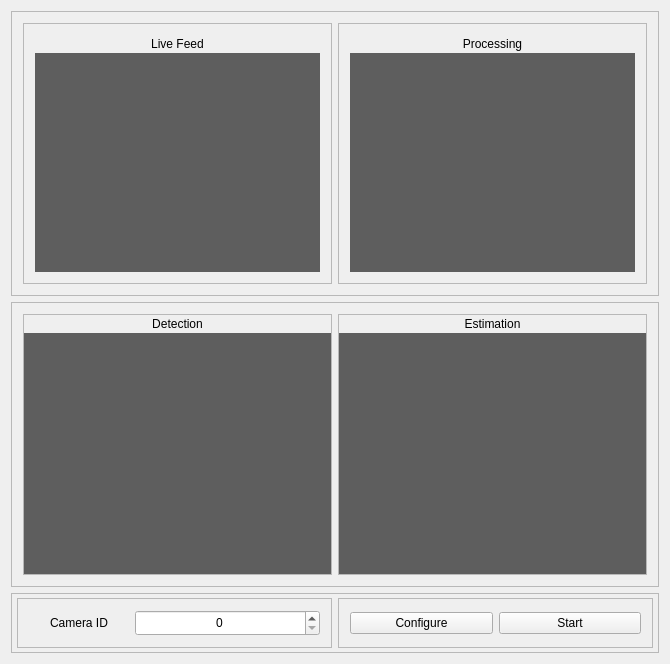
<?xml version="1.0" encoding="UTF-8"?>
<ui version="4.0">
 <class>MainWindow</class>
 <widget class="QMainWindow" name="MainWindow">
  <property name="geometry">
   <rect>
    <x>0</x>
    <y>0</y>
    <width>670</width>
    <height>664</height>
   </rect>
  </property>
  <property name="windowTitle">
   <string>Control Center</string>
  </property>
  <property name="windowIcon">
   <iconset resource="resources.qrc">
    <normaloff>:/icons/logo/logo.png</normaloff>:/icons/logo/logo.png</iconset>
  </property>
  <widget class="QWidget" name="centralWidget">
   <layout class="QVBoxLayout" name="verticalLayout_15">
    <item>
     <widget class="QFrame" name="frame_5">
      <property name="frameShape">
       <enum>QFrame::StyledPanel</enum>
      </property>
      <property name="frameShadow">
       <enum>QFrame::Raised</enum>
      </property>
      <layout class="QVBoxLayout" name="verticalLayout_9">
       <item>
        <layout class="QHBoxLayout" name="horizontalLayout">
         <item>
          <widget class="QFrame" name="frame_3">
           <property name="frameShape">
            <enum>QFrame::StyledPanel</enum>
           </property>
           <property name="frameShadow">
            <enum>QFrame::Raised</enum>
           </property>
           <layout class="QVBoxLayout" name="verticalLayout_6">
            <item>
             <layout class="QVBoxLayout" name="verticalLayout_4">
              <property name="spacing">
               <number>0</number>
              </property>
              <item>
               <widget class="QLabel" name="label_2">
                <property name="maximumSize">
                 <size>
                  <width>16777215</width>
                  <height>18</height>
                 </size>
                </property>
                <property name="text">
                 <string>Live Feed</string>
                </property>
                <property name="alignment">
                 <set>Qt::AlignCenter</set>
                </property>
               </widget>
              </item>
              <item>
               <widget class="QLabel" name="displayCameraFeed">
                <property name="styleSheet">
                 <string notr="true">background-color:rgb(94, 94, 94)</string>
                </property>
                <property name="text">
                 <string/>
                </property>
               </widget>
              </item>
             </layout>
            </item>
           </layout>
          </widget>
         </item>
         <item>
          <widget class="QFrame" name="frame_4">
           <property name="frameShape">
            <enum>QFrame::StyledPanel</enum>
           </property>
           <property name="frameShadow">
            <enum>QFrame::Raised</enum>
           </property>
           <layout class="QVBoxLayout" name="verticalLayout_8">
            <item>
             <layout class="QVBoxLayout" name="verticalLayout_2">
              <property name="spacing">
               <number>0</number>
              </property>
              <property name="margin">
               <number>0</number>
              </property>
              <item>
               <widget class="QLabel" name="label_6">
                <property name="maximumSize">
                 <size>
                  <width>16777215</width>
                  <height>18</height>
                 </size>
                </property>
                <property name="layoutDirection">
                 <enum>Qt::LeftToRight</enum>
                </property>
                <property name="autoFillBackground">
                 <bool>false</bool>
                </property>
                <property name="frameShadow">
                 <enum>QFrame::Plain</enum>
                </property>
                <property name="text">
                 <string>Processing</string>
                </property>
                <property name="alignment">
                 <set>Qt::AlignCenter</set>
                </property>
               </widget>
              </item>
              <item>
               <widget class="QLabel" name="displayProcessedFrame">
                <property name="styleSheet">
                 <string notr="true">background-color:rgb(94, 94, 94)</string>
                </property>
                <property name="text">
                 <string/>
                </property>
               </widget>
              </item>
             </layout>
            </item>
           </layout>
          </widget>
         </item>
        </layout>
       </item>
      </layout>
     </widget>
    </item>
    <item>
     <widget class="QFrame" name="frame_6">
      <property name="frameShape">
       <enum>QFrame::StyledPanel</enum>
      </property>
      <property name="frameShadow">
       <enum>QFrame::Raised</enum>
      </property>
      <layout class="QHBoxLayout" name="horizontalLayout_3">
       <item>
        <widget class="QFrame" name="frame_10">
         <property name="frameShape">
          <enum>QFrame::StyledPanel</enum>
         </property>
         <property name="frameShadow">
          <enum>QFrame::Raised</enum>
         </property>
         <layout class="QVBoxLayout" name="verticalLayout_7">
          <property name="spacing">
           <number>0</number>
          </property>
          <property name="margin">
           <number>0</number>
          </property>
          <item>
           <widget class="QLabel" name="label_3">
            <property name="maximumSize">
             <size>
              <width>16777215</width>
              <height>18</height>
             </size>
            </property>
            <property name="text">
             <string>Detection</string>
            </property>
            <property name="alignment">
             <set>Qt::AlignCenter</set>
            </property>
           </widget>
          </item>
          <item>
           <widget class="QLabel" name="displayDetectedPoints">
            <property name="styleSheet">
             <string notr="true">background-color:rgb(94, 94, 94)</string>
            </property>
            <property name="text">
             <string/>
            </property>
           </widget>
          </item>
         </layout>
        </widget>
       </item>
       <item>
        <widget class="QFrame" name="frame_11">
         <property name="frameShape">
          <enum>QFrame::StyledPanel</enum>
         </property>
         <property name="frameShadow">
          <enum>QFrame::Raised</enum>
         </property>
         <layout class="QVBoxLayout" name="verticalLayout_10">
          <property name="spacing">
           <number>0</number>
          </property>
          <property name="margin">
           <number>0</number>
          </property>
          <item>
           <widget class="QLabel" name="label_4">
            <property name="maximumSize">
             <size>
              <width>16777215</width>
              <height>18</height>
             </size>
            </property>
            <property name="text">
             <string>Estimation</string>
            </property>
            <property name="alignment">
             <set>Qt::AlignCenter</set>
            </property>
           </widget>
          </item>
          <item>
           <widget class="QLabel" name="displayOutPut">
            <property name="styleSheet">
             <string notr="true">background-color:rgb(94, 94, 94)</string>
            </property>
            <property name="text">
             <string/>
            </property>
           </widget>
          </item>
         </layout>
        </widget>
       </item>
      </layout>
     </widget>
    </item>
    <item>
     <widget class="QFrame" name="frame_2">
      <property name="maximumSize">
       <size>
        <width>16777215</width>
        <height>60</height>
       </size>
      </property>
      <property name="frameShape">
       <enum>QFrame::StyledPanel</enum>
      </property>
      <property name="frameShadow">
       <enum>QFrame::Raised</enum>
      </property>
      <layout class="QHBoxLayout" name="horizontalLayout_2">
       <property name="leftMargin">
        <number>5</number>
       </property>
       <property name="topMargin">
        <number>0</number>
       </property>
       <property name="rightMargin">
        <number>5</number>
       </property>
       <property name="bottomMargin">
        <number>0</number>
       </property>
       <item>
        <widget class="QFrame" name="frame_7">
         <property name="minimumSize">
          <size>
           <width>0</width>
           <height>0</height>
          </size>
         </property>
         <property name="maximumSize">
          <size>
           <width>16777215</width>
           <height>50</height>
          </size>
         </property>
         <property name="frameShape">
          <enum>QFrame::StyledPanel</enum>
         </property>
         <property name="frameShadow">
          <enum>QFrame::Raised</enum>
         </property>
         <layout class="QVBoxLayout" name="verticalLayout_12">
          <item>
           <layout class="QHBoxLayout" name="horizontalLayout_4">
            <item>
             <widget class="QLabel" name="label_12">
              <property name="maximumSize">
               <size>
                <width>100</width>
                <height>27</height>
               </size>
              </property>
              <property name="text">
               <string>Camera ID</string>
              </property>
              <property name="alignment">
               <set>Qt::AlignCenter</set>
              </property>
             </widget>
            </item>
            <item>
             <widget class="QSpinBox" name="inputCameraId">
              <property name="maximumSize">
               <size>
                <width>9999</width>
                <height>27</height>
               </size>
              </property>
              <property name="alignment">
               <set>Qt::AlignCenter</set>
              </property>
             </widget>
            </item>
           </layout>
          </item>
         </layout>
        </widget>
       </item>
       <item>
        <widget class="QFrame" name="frame_9">
         <property name="maximumSize">
          <size>
           <width>9999</width>
           <height>50</height>
          </size>
         </property>
         <property name="frameShape">
          <enum>QFrame::StyledPanel</enum>
         </property>
         <property name="frameShadow">
          <enum>QFrame::Raised</enum>
         </property>
         <layout class="QHBoxLayout" name="horizontalLayout_5">
          <item>
           <widget class="QPushButton" name="btn_configure">
            <property name="maximumSize">
             <size>
              <width>9999</width>
              <height>16777215</height>
             </size>
            </property>
            <property name="text">
             <string>Configure</string>
            </property>
           </widget>
          </item>
          <item>
           <widget class="QPushButton" name="startBtn">
            <property name="maximumSize">
             <size>
              <width>9999</width>
              <height>16777215</height>
             </size>
            </property>
            <property name="text">
             <string>Start</string>
            </property>
           </widget>
          </item>
         </layout>
        </widget>
       </item>
      </layout>
     </widget>
    </item>
   </layout>
  </widget>
  <widget class="QMenuBar" name="menuBar">
   <property name="geometry">
    <rect>
     <x>0</x>
     <y>0</y>
     <width>670</width>
     <height>25</height>
    </rect>
   </property>
  </widget>
  <action name="actionQuit">
   <property name="text">
    <string>Quit</string>
   </property>
  </action>
  <action name="actionAbout_ANN_Trainer">
   <property name="text">
    <string>About ANN Trainer</string>
   </property>
  </action>
 </widget>
 <layoutdefault spacing="6" margin="11"/>
 <resources>
  <include location="resources.qrc"/>
 </resources>
 <connections/>
 <slots>
  <slot>startBtnClicked()</slot>
  <slot>selectBtnClicked()</slot>
 </slots>
</ui>
